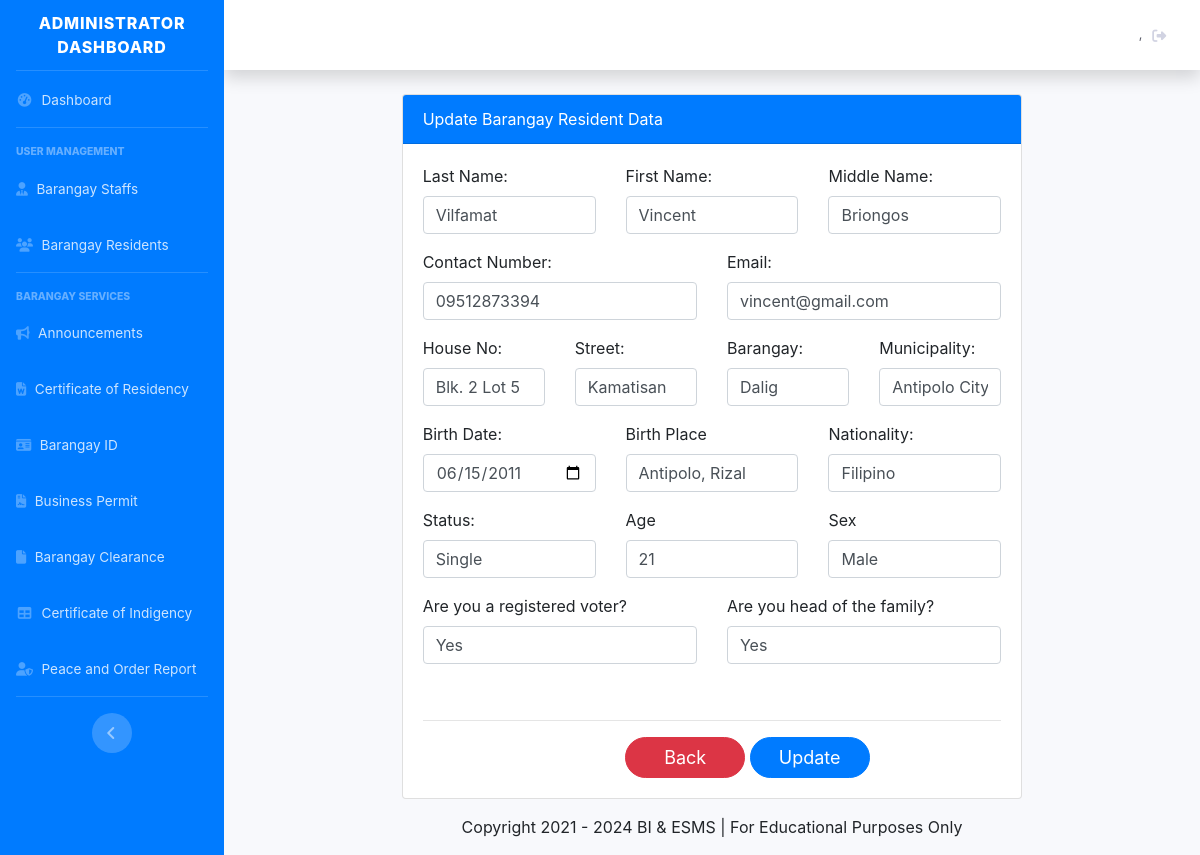
The app's page /update_resident_form_for_staff.php?id_resident=23 with its own data.
### tables this page shows
CREATE TABLE `tbl_resident` (
  `id_resident` int(11) NOT NULL,
  `res_photo` mediumblob DEFAULT NULL,
  `email` varchar(255) NOT NULL,
  `password` varchar(255) NOT NULL,
  `lname` varchar(255) NOT NULL,
  `fname` varchar(255) NOT NULL,
  `mi` varchar(255) NOT NULL,
  `age` int(11) NOT NULL,
  `sex` varchar(255) NOT NULL,
  `status` varchar(255) NOT NULL,
  `houseno` varchar(255) DEFAULT NULL,
  `street` varchar(255) DEFAULT NULL,
  `brgy` varchar(255) DEFAULT NULL,
  `municipal` varchar(255) DEFAULT NULL,
  `address` varchar(255) DEFAULT NULL,
  `contact` varchar(255) NOT NULL,
  `bdate` date NOT NULL,
  `bplace` varchar(255) NOT NULL,
  `nationality` varchar(255) NOT NULL,
  `family_role` varchar(255) NOT NULL,
  `voter` varchar(255) DEFAULT NULL,
  `role` varchar(255) NOT NULL,
  `addedby` varchar(255) DEFAULT NULL
);

### classes/resident.class.php (called while the page is built, shortened)
<?php
    class ResidentClass extends BMISClass {
    public function get_single_resident($id_resident){
        $id_resident = $_GET['id_resident'];
        $connection = $this->openConn();
        $stmt = $connection->prepare("SELECT * FROM tbl_resident where id_resident = ?");
        $stmt->execute([$id_resident]);
        $resident = $stmt->fetch();
        $total = $stmt->rowCount();
        if($total > 0 )  {
            return $resident;
        }
        else{
            return false;
        }
    }
    }
?>

### update_resident_form_for_staff.php (the view, shortened to what this page needs)
<?php
   require('classes/resident.class.php');
   $id_resident = $_GET['id_resident'];
   $view = $residentbmis->get_single_resident($id_resident);
?>
<?php
    include('dashboard_sidebar_start.php');
?>
<div class="container-fluid">
    <div class="row">
        <div class="col-md-2"> </div>
        <div class="col-md-8">
            <div class="card">
                <div class="card-header bg-primary text-white"> Update Barangay Resident Data</div>
                <div class="card-body">
                    <form method="post">
                        <div class="row">
                            <div class="col">
                                <div class="form-group">
                                    <label> Last Name: </label>
                                    <input type="text" class="form-control" name="lname"  value="<?= $view['lname']?>" required>
                                </div>
                            </div>
                            <div class="col">
                                <div class="form-group">
                                    <label class="mtop" >First Name: </label>
                                    <input type="text" class="form-control" name="fname"  value="<?= $view['fname']?>" required>
                                </div>
                            </div>
                            <div class="col">
                                <div class="form-group">
                                    <label class="mtop"> Middle Name: </label>
                                    <input type="text" class="form-control" name="mi"value="<?= $view['mi']?>" required>
                                </div>
                            </div>
                        </div>
                        <div class="row">
                            <div class="col">
                                <div class="form-group">
                                    <label class="mtop">Contact Number:</label>
                                    <input type="tel" class="form-control" name="contact" maxlength="11" pattern="[0-9]{11}" value="<?= $view['contact']?>" required>
                                </div>
                            </div>
                            <div class="col">
                                <div class="form-group">
                                    <label>Email: </label>
                                    <input type="email" class="form-control" name="email"  value="<?= $view['email']?>" required>
                                </div>
                            </div>
                        </div>
                        <div class="row">
                            <div class="col">
                                <div class="form-group">
                                    <label> House No: </label>
                                    <input type="text" class="form-control" name="houseno"  value="<?= $view['houseno']?>" required>
                                </div>
                            </div>
                            <div class="col">
                                <div class="form-group">
                                    <label> Street: </label>
                                    <input type="text" class="form-control" name="street"  value="<?= $view['street']?>" required>
                                </div>
                            </div>
                            <div class="col">
                                <div class="form-group">
                                    <label> Barangay: </label>
                                    <input type="text" class="form-control" name="brgy"  value="<?= $view['brgy']?>" required>
                                </div>
                            </div>
                            <div class="col">
                                <div class="form-group">
                                    <label> Municipality: </label>
                                    <input type="text" class="form-control" name="municipal" value="<?= $view['municipal']?>" required>
                                </div>
                            </div>
                        </div>
                        <div class="row">
                            <div class="col">
                                <div class="form-group">
                                    <label class="mtop">Birth Date: </label>
                                    <input type="date" class="form-control" name="bdate"  value="<?= $view['bdate']?>" required>
                                </div>
                            </div>
                            <div class="col">
                                <div class="form-group">
                                    <label class="mtop">Birth Place </label>
                                    <input type="text" class="form-control" name="bplace"  value="<?= $view['bplace']?>" required>
                                </div>
                            </div>
                            <div class="col">
                                <div class="form-group">
                                    <label class="mtop">Nationality: </label>
                                    <input type="text" class="form-control" name="nationality"  value="<?= $view['nationality']?>" required>
                                </div>
                            </div>
                        </div>
                        <div class="row">
                            <div class="col">
                                <div class="form-group">
                                    <label>Status: </label>
                                    <input class="form-control" name="status" id="status" value="<?= $view['status']?>"  required>
                                </div>
                            </div>
                            <div class="col">
                                <div class="form-group">
                                    <label>Age</label>
                                    <input type="number" class="form-control" name="age" value="<?= $view['age']?>" required>
                                </div>
                            </div>
                            <div class="col rb">
                                <div class="form-group">
                                    <label class="mtop">Sex</label>
                                    <input type="text" class="form-control" name="sex" id="sex" value="<?= $view['sex']?>" required>
                                </div>
                            </div>
                        </div>
                        <div class="row">
                            <div class="col">
                                <div class="form-group">
                                    <label>Are you a registered voter? </label>
                                    <input type="text" class="form-control" name="voter" id="regvote" value="<?= $view['voter']?>"required>
                                </div>
                            </div>
                            <div class="col">
                                <div class="form-group">
                                    <label>Are you head of the family? </label>
                                    <input type="text" class="form-control" name="family_role" id="famhead" value="<?= $view['family_role']?>" required>
                                </div>
                            </div>
                        </div>
                    <br>
                    <hr>
                            <a href="staff_resident_crud.php" class="btn btn-danger" style="width: 120px; font-size: 18px; border-radius:30px; margin-left:35%;"> Back </a>
                        <button class="btn btn-primary" style="width: 120px; font-size: 18px; border-radius:30px;" type="submit" name="update_resident"> Update </button>
                    </form>
                </div>
            </div>
        </div>
    </div>
</div>
<?php
    include('dashboard_sidebar_end.php');
?>

### records on screen
tbl_resident: lname "Vilfamat", fname "Vincent", contact "09512873394", email "vincent@gmail.com", houseno "Blk. 2 Lot 5", street "Kamatisan", brgy "Dalig", municipal "Antipolo City", bdate "06/15/2011", bplace "Antipolo, Rizal", nationality "Filipino", status "Single", age "21", sex "Male", voter "Yes", family_role "Yes"
